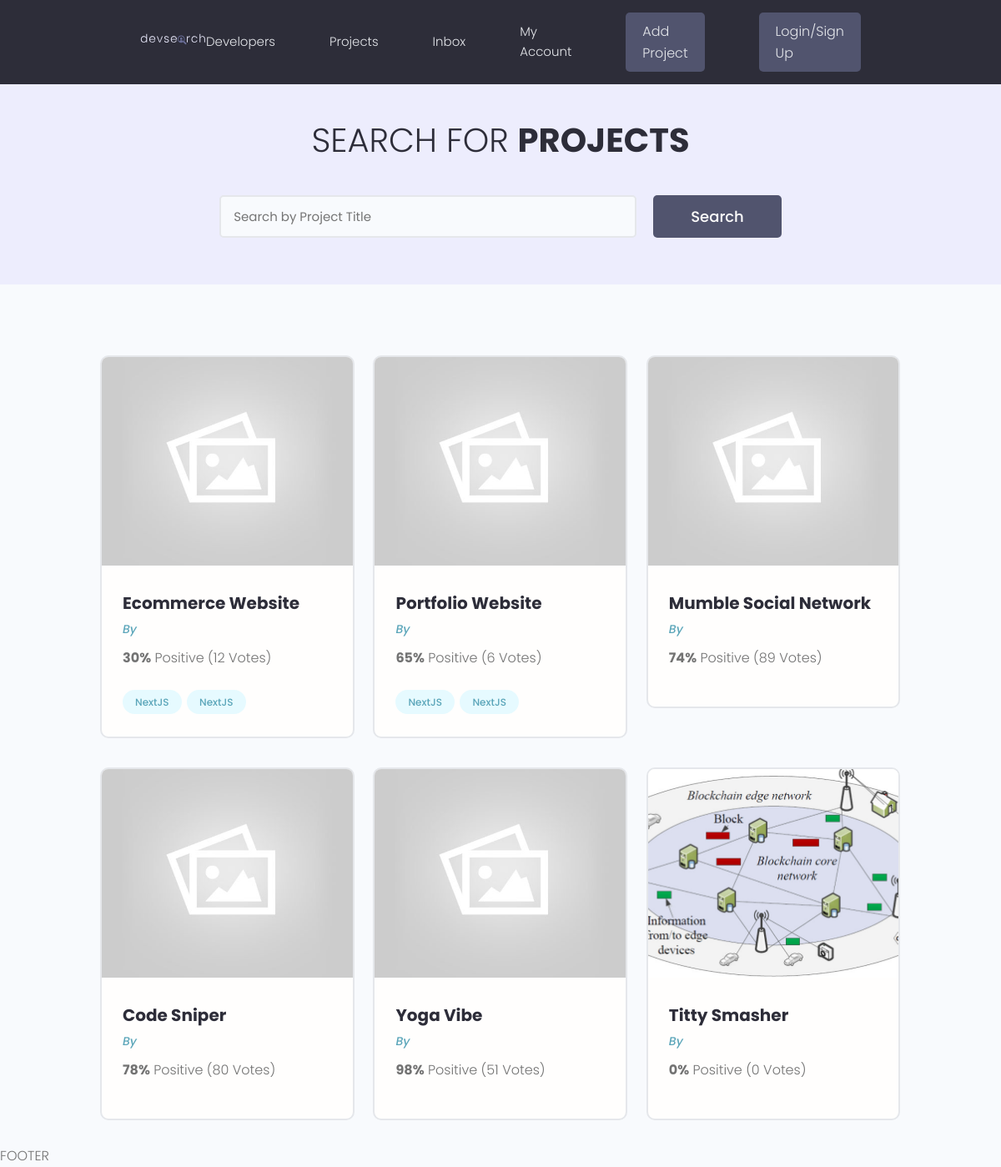
The page /projects/ on the database as committed earlier.
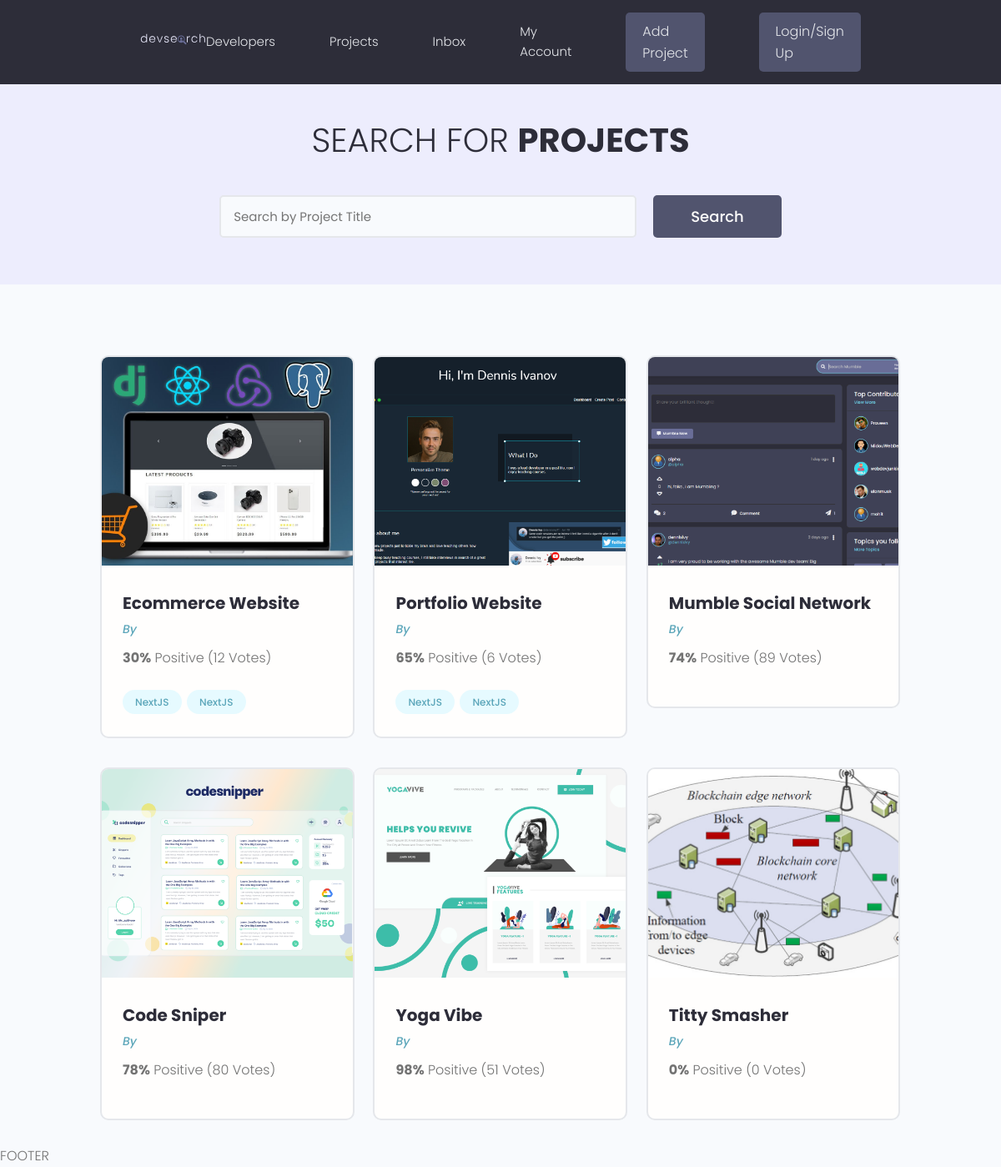
The same page on the database as committed later.
### projects/models.py (models this page shows, shortened)
class Project(models.Model):
    owner = models.ForeignKey(Profile, null=True, blank=True, on_delete=models.SET_NULL)
    title = models.CharField(max_length=150)
    description = models.TextField(null=True, blank=True)
    featured_image = models.ImageField(null=True, blank=True,default="default.jpg") #setting a default picture for featured image
    demo_link = models.CharField(max_length=2000, null=True, blank=True)
    source_link = models.CharField(max_length=2000, null=True, blank=True)
    tags = models.ManyToManyField('Tag', blank=True)
    vote_total = models.IntegerField(default=0, null=True, blank=True)
    vote_ratio = models.IntegerField(default=0, null=True, blank=True)
    created = models.DateTimeField(auto_now_add=True)
    id = models.UUIDField(default=uuid.uuid4, unique=True, primary_key=True, editable=False)

### projects/views.py (the view)
# urls.py: path('projects/', include('projects.urls')),
def projects(request):
    projects = Project.objects.all()
    context = {'projects': projects}
    return render(request, 'projects/projects.html', context)

### projects/templates/projects/projects.html (shortened to what this page needs)
<!DOCTYPE html>
<html lang="en">
<head>
</head>
<body>
{% extends 'main.html' %}
{% block content %}
  <main class="projects">
    <section class="hero-section text-center">
      <div class="container container--narrow">
        <div class="hero-section__box">
          <h2>Search for <span>Projects</span></h2>
        </div>
        <div class="hero-section__search">
          <form class="form" action="#" method="get">
            <div class="form__field">
              <input class="input input--text" id="formInput#search" type="text" name="text"
                placeholder="Search by Project Title" />
            </div>
            <input class="btn btn--sub btn--lg" type="submit" value="Search" />
          </form>
        </div>
      </div>
    </section>
    <section class="projectsList">
      <div class="container">
        <div class="grid grid--three">
          {% for project in projects %}
          <div class="column">
            <div class="card project">
              <a href="{% url 'project' project.id %}" class="project">
                <img class="project__thumbnail" src="{{project.featured_image.url}}" alt="project thumbnail" />
                <div class="card__body">
                  <h3 class="project__title">{{project.title}}</h3>
                  <p><a class="project__author" href="{% url 'project' project.id %}">By {{ project.owner.name}}</a></p>
                  <p class="project--rating">
                    <span style="font-weight: bold;">{{ project.vote_ratio }}%</span> Positive
                    ({{ project.vote_total }} Vote{{project.vote_total|pluralize:"s"}})
                  </p>
                  <div class="project__tags">
                      {% for tag in project.tags.all %}
                    <span class="tag tag--pill tag--main">
                      <small>NextJS</small>
                    </span>
                      {% endfor %}
                  </div>
                </div>
              </a>
            </div>
          </div>
          {% endfor %}
        </div>
      </div>
    </section>
  </main>
</body>
{% endblock content %}

Rows that differ between the two databases and show on the page:
changed Project "Ecommerce Website": featured_image: picture added in place of a placeholder
changed Project "Portfolio Website": featured_image: picture added in place of a placeholder
changed Project "Mumble Social Network": featured_image: picture added in place of a placeholder
changed Project "Code Sniper": featured_image: picture added in place of a placeholder
changed Project "Yoga Vibe": featured_image: picture added in place of a placeholder
